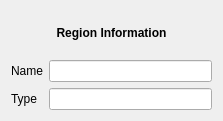
<?xml version="1.0" encoding="UTF-8"?>
<ui version="4.0">
 <class>Dialog</class>
 <widget class="QDialog" name="Dialog">
  <property name="geometry">
   <rect>
    <x>0</x>
    <y>0</y>
    <width>223</width>
    <height>121</height>
   </rect>
  </property>
  <property name="windowTitle">
   <string>Dialog</string>
  </property>
  <layout class="QGridLayout" name="gridLayout_2">
   <item row="0" column="0">
    <layout class="QGridLayout" name="gridLayout">
     <item row="0" column="0" colspan="2">
      <widget class="QLabel" name="label_3">
       <property name="font">
        <font>
         <weight>75</weight>
         <bold>true</bold>
        </font>
       </property>
       <property name="text">
        <string>Region Information</string>
       </property>
       <property name="alignment">
        <set>Qt::AlignCenter</set>
       </property>
      </widget>
     </item>
     <item row="1" column="0">
      <widget class="QLabel" name="label">
       <property name="text">
        <string>Name</string>
       </property>
      </widget>
     </item>
     <item row="1" column="1">
      <widget class="QLineEdit" name="NAME_2"/>
     </item>
     <item row="2" column="0">
      <widget class="QLabel" name="label_2">
       <property name="text">
        <string>Type</string>
       </property>
      </widget>
     </item>
     <item row="2" column="1">
      <widget class="QLineEdit" name="TYPE_2"/>
     </item>
    </layout>
   </item>
  </layout>
 </widget>
 <resources/>
 <connections/>
</ui>
